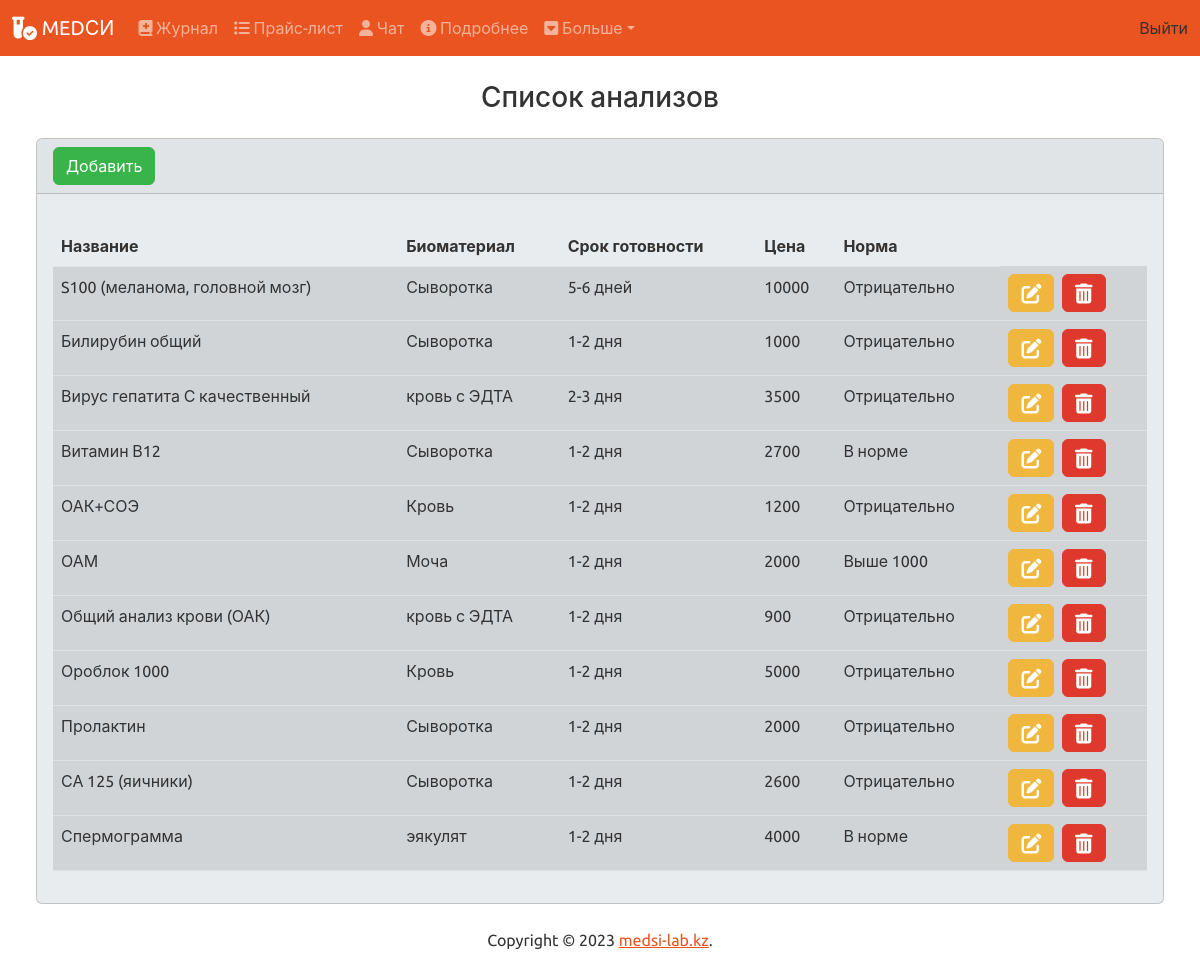
The app's page /price (signed in) with its own data.
### lms/models.py (models this page shows, shortened)
class Price(models.Model):
    name = models.CharField(max_length=255, verbose_name='Название')
    bio = models.CharField(max_length=255, null=True, blank=True, verbose_name='Анализ')
    day = models.CharField(max_length=255, null=True, blank=True, verbose_name='Срок готовности')
    norma = models.CharField(max_length=255, choices=NORMA, null=True, blank=True, verbose_name='Нормы')
    price = models.IntegerField(null=True, blank=True, verbose_name='Цена')
    class Meta:
        ordering = ['name']
        verbose_name = 'Прайс'
        verbose_name_plural= 'Прайс'

### lms/views.py (the view)
# urls.py: path('price', views.index_price, name='price'),
@login_required
def index_price(request):
    return render(request, 'price.html', {
        'price': Price.objects.order_by('name')
    })

### lms/templates/price.html (shortened to what this page needs)
{% extends "base.html" %}
{% block body %}
<h3 class='m-4' align="center">Список анализов</h3>
<div class="row">
    <div class="col-12">
        {% if price %}
        <div class="card bg-light me-4 ms-4 mb-4">
            <div class="card-header"><a href="{% url 'add_price' %}" class="btn btn-success">Добавить</a></div>
            <div class="card-body">
              <p class="card-text">
                <table class="table table-hover">
                    <thead>
                      <tr>
                        <th scope="col">Название</th>
                        <th scope="col">Биоматериал</th>
                        <th scope="col">Срок готовности</th>
                        <th scope="col">Цена</th>
                        <th scope="col">Норма</th>
                        </tr>
                    </thead>
                    <tbody>
                        {%for p in price %}
                            <tr class="table-active">
                                <td>{{ p.name }}</td>
                                <td>{{ p.bio }}</td>
                                <td>{{ p.day }}</td>
                                <td>{{ p.price }}</td>
                                <td>{{ p.norma }}</td>
                                <td>
                                <a class="btn btn-warning me-1" href="{% url 'edit_price' p.id %}">
                                    <i class="fa-solid fa-pen-to-square fa-lg"></i>
                                  </a>
                                  <button type="button" class="btn btn-danger" data-bs-toggle="modal" data-bs-target="#delete{{p.id}}">
                                    <i class="fa-solid fa-trash-can fa-lg"></i>
                                  </button>
                                </td>
                            </tr>
                        {% endfor %}
                    </tbody>
                </table>
              </p>
            </div>
          </div>
        {% else %}
        <div class="alert alert-dismissible alert-primary">
            <button type="button" class="btn-close" data-bs-dismiss="alert"></button>
            <strong>Ничего не найдено</strong></a>
          </div>
        {% endif %}
    </div>
</div>
{% endblock %}

### records on screen
Price: name "S100 (меланома, головной мозг)", bio "Сыворотка", day "5-6 дней", price "10000", norma "Отрицательно"
Price: name "Билирубин общий", bio "Сыворотка", day "1-2 дня", price "1000", norma "Отрицательно"
Price: name "Вирус гепатита С качественный", bio "кровь с ЭДТА", day "2-3 дня", price "3500", norma "Отрицательно"
Price: name "Витамин В12", bio "Сыворотка", day "1-2 дня", price "2700", norma "В норме"
Price: name "ОАК+СОЭ", bio "Кровь", day "1-2 дня", price "1200", norma "Отрицательно"
Price: name "ОАМ", bio "Моча", day "1-2 дня", price "2000", norma "Выше 1000"
Price: name "Общий анализ крови (ОАК)", bio "кровь с ЭДТА", day "1-2 дня", price "900", norma "Отрицательно"
Price: name "Ороблок 1000", bio "Кровь", day "1-2 дня", price "5000", norma "Отрицательно"
Price: name "Пролактин", bio "Сыворотка", day "1-2 дня", price "2000", norma "Отрицательно"
Price: name "СА 125 (яичники)", bio "Сыворотка", day "1-2 дня", price "2600", norma "Отрицательно"
Price: name "Спермограмма", bio "эякулят", day "1-2 дня", price "4000", norma "В норме"
